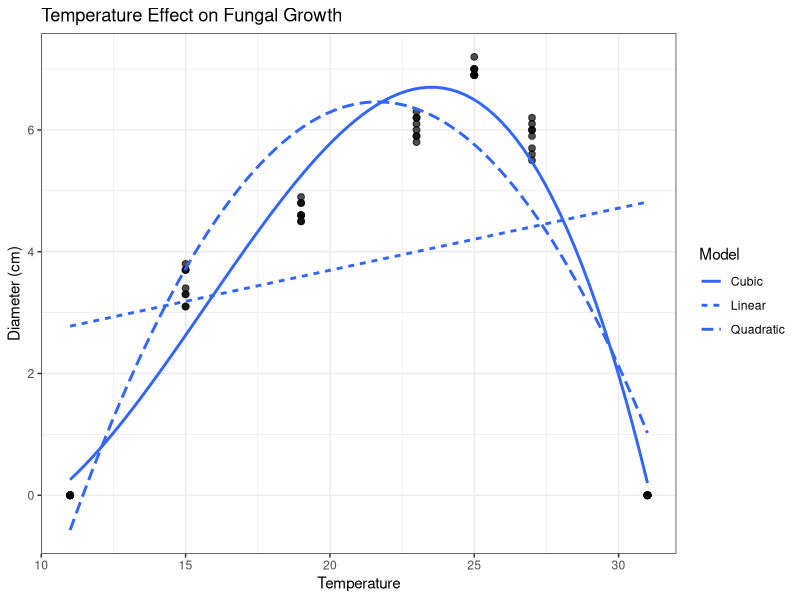
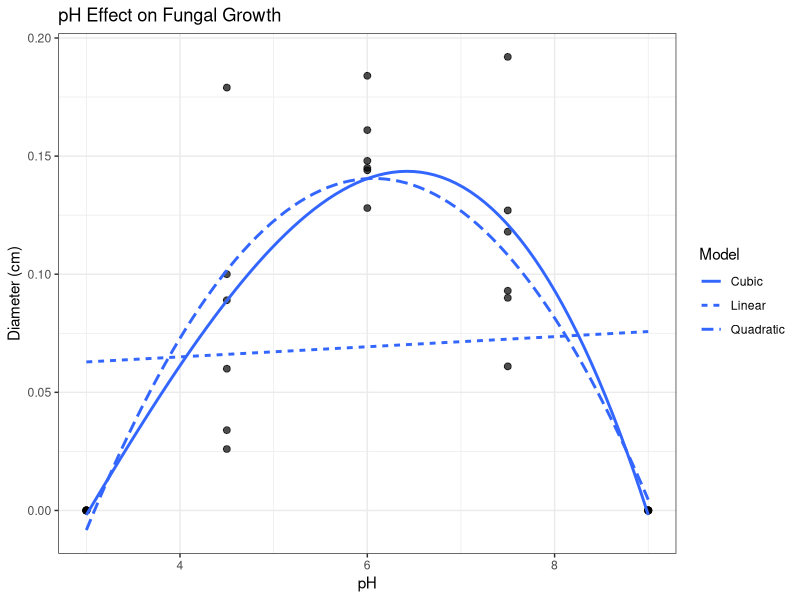
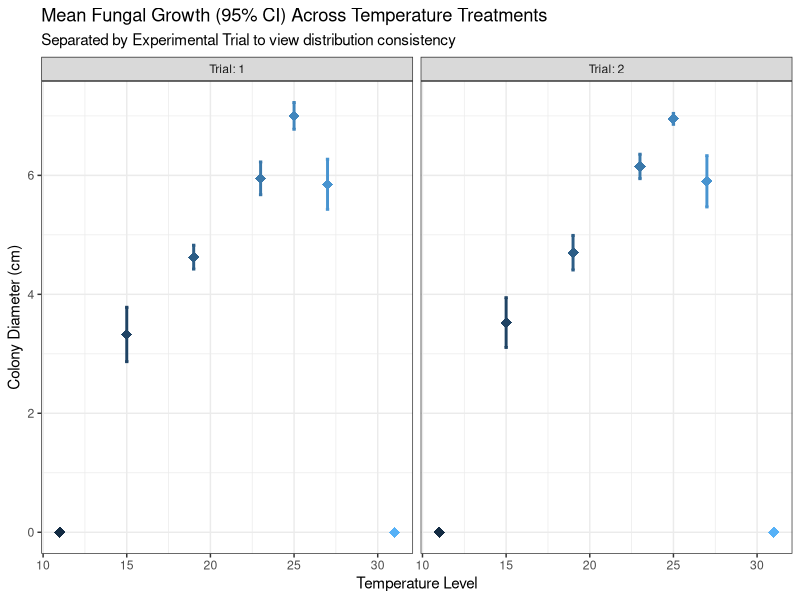
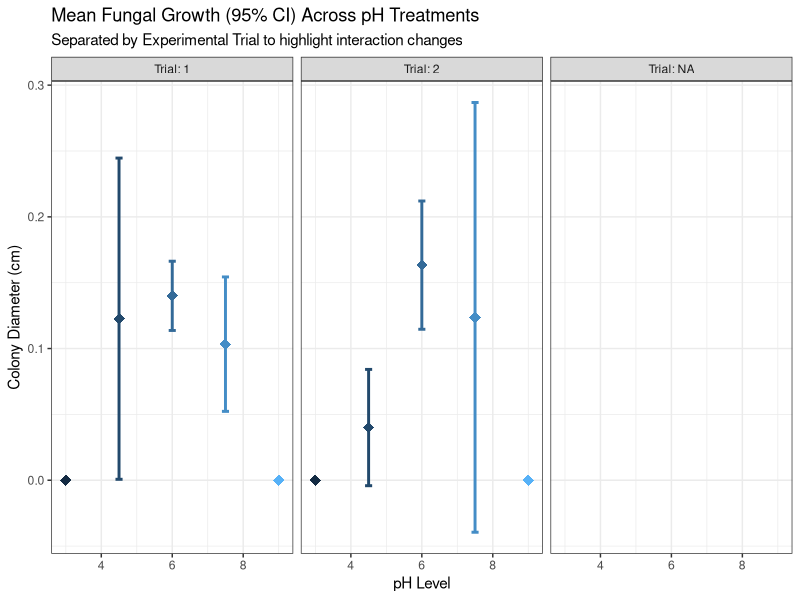
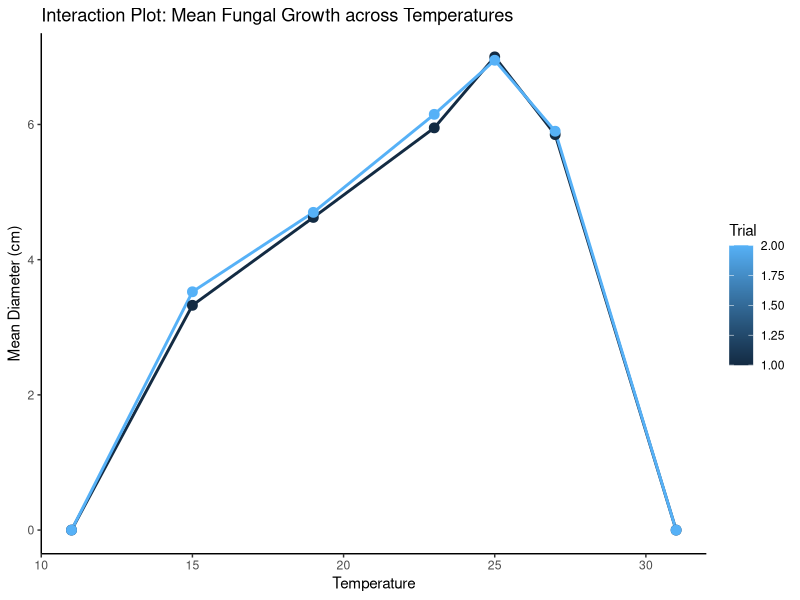
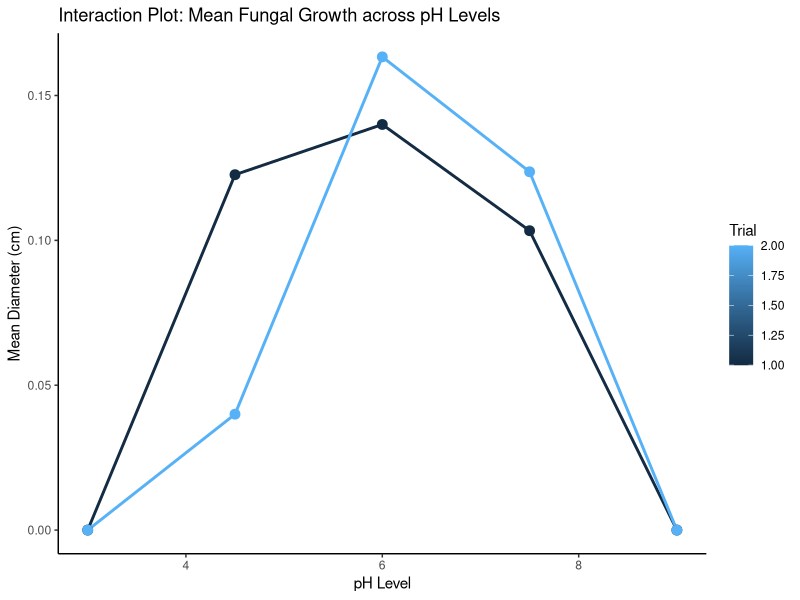
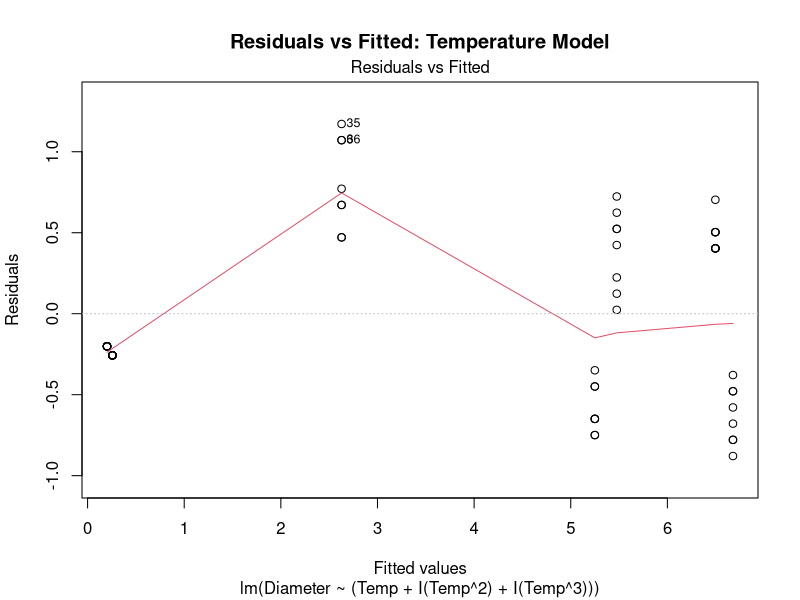
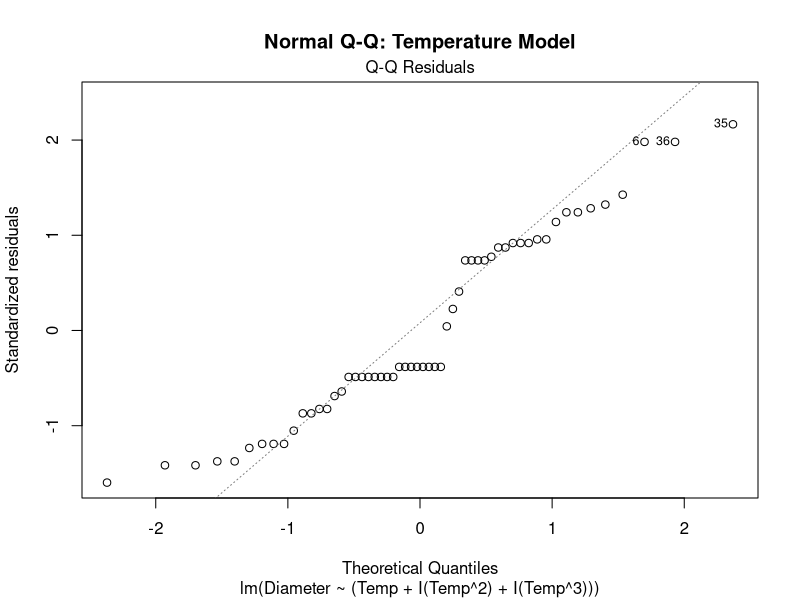

Reproduce these figures in R, in order.
## ---- chunk 1
# install.packages("readxl")
# install.packages("ggplot2")
# install.packages("dplyr")
# install.packages("car")
library(readxl)
library(ggplot2)
library(dplyr)
library(car)
## ---- chunk 2
# Set working directory if needed
# setwd("your/path/here")

# Read Excel file
temp <- read.csv("temp.csv")
ph <- read.csv("ph.csv")
temp_data <- temp[0:4]
ph_data <- ph[0:4]

# Ensure 'trial' and the treatment variables are factors for ANOVA
temp_data$Trial <- as.numeric(temp_data$Trial)
temp_data$Temp  <- as.numeric(temp_data$Temp)

ph_data$Trial <- as.numeric(ph_data$Trial)
ph_data$pH    <- as.numeric(ph_data$pH)

names(temp_data)[names(temp_data) == "Diameter..cm."] <- "Diameter"
names(ph_data)[names(ph_data) == "Diameter..cm."] <- "Diameter"

head(temp_data)
head(ph_data)
## ---- chunk 3
ggplot(temp_data, aes(x = Temp, y = Diameter)) +

  geom_point(size = 2, alpha = 0.7) +

  # Linear
  geom_smooth(
    method = "lm",
    formula = y ~ x,
    aes(linetype = "Linear"),
    se = FALSE
  ) +

  # Quadratic
  geom_smooth(
    method = "lm",
    formula = y ~ poly(x, 2),
    aes(linetype = "Quadratic"),
    se = FALSE
  ) +

  # Cubic
  geom_smooth(
    method = "lm",
    formula = y ~ poly(x, 3),
    aes(linetype = "Cubic"),
    se = FALSE
  ) +

  labs(
    title = "Temperature Effect on Fungal Growth",
    x = "Temperature",
    y = "Diameter (cm)",
    linetype = "Model"
  ) +

  theme_bw()
## ---- chunk 4
ggplot(ph_data, aes(x = pH, y = Diameter)) +

  geom_point(size = 2, alpha = 0.7) +

  geom_smooth(
    method = "lm",
    formula = y ~ x,
    aes(linetype = "Linear"),
    se = FALSE
  ) +

  geom_smooth(
    method = "lm",
    formula = y ~ poly(x, 2),
    aes(linetype = "Quadratic"),
    se = FALSE
  ) +

  geom_smooth(
    method = "lm",
    formula = y ~ poly(x, 3),
    aes(linetype = "Cubic"),
    se = FALSE
  ) +

  labs(
    title = "pH Effect on Fungal Growth",
    x = "pH",
    y = "Diameter (cm)",
    linetype = "Model"
  ) +

  theme_bw()
## ---- chunk 5
# For Temperature Data: Clear Mean + 95% CI Plot broken down by Trial panels
ggplot(temp_data, aes(x = Temp, y = Diameter, color = Temp)) +
  stat_summary(fun.data = mean_cl_normal, geom = "errorbar", width = 0.2, size = 1) +
  stat_summary(fun = mean, geom = "point", size = 3.5, shape = 18) +
  facet_grid(. ~ Trial, labeller = label_both) +
  labs(
    title = "Mean Fungal Growth (95% CI) Across Temperature Treatments",
    subtitle = "Separated by Experimental Trial to view distribution consistency",
    x = "Temperature Level",
    y = "Colony Diameter (cm)"
  ) +
  theme_bw() +
  theme(legend.position = "none") # Legend hidden because x-axis already displays temperature labels

# For pH Data: Clear Mean + 95% CI Plot broken down by Trial panels
ggplot(ph_data, aes(x = pH, y = Diameter, color = pH)) +
  stat_summary(fun.data = mean_cl_normal, geom = "errorbar", width = 0.2, size = 1) +
  stat_summary(fun = mean, geom = "point", size = 3.5, shape = 18) +
  facet_grid(. ~ Trial, labeller = label_both) +
  labs(
    title = "Mean Fungal Growth (95% CI) Across pH Treatments",
    subtitle = "Separated by Experimental Trial to highlight interaction changes",
    x = "pH Level",
    y = "Colony Diameter (cm)"
  ) +
  theme_bw() +
  theme(legend.position = "none")
## ---- chunk 6
# Temperature Interaction Plot
ggplot(temp_data, aes(x = as.numeric(as.character(Temp)), y = Diameter, color = Trial, group = Trial)) +
  stat_summary(fun = mean, geom = "line", size = 1) +
  stat_summary(fun = mean, geom = "point", size = 3) +
  labs(title = "Interaction Plot: Mean Fungal Growth across Temperatures",
       x = "Temperature",
       y = "Mean Diameter (cm)") +
  theme_classic()

# pH Interaction Plot
ggplot(ph_data, aes(x = as.numeric(as.character(pH)), y = Diameter, color = Trial, group = Trial)) +
  stat_summary(fun = mean, geom = "line", size = 1) +
  stat_summary(fun = mean, geom = "point", size = 3) +
  labs(title = "Interaction Plot: Mean Fungal Growth across pH Levels",
       x = "pH Level",
       y = "Mean Diameter (cm)") +
  theme_classic()
## ---- chunk 7
# # Filter for rows where Diameter is NOT equal to 0
# temp_data <- temp_data %>% filter(Diameter != 0)
# ph_data   <- ph_data   %>% filter(Diameter != 0)
## ---- chunk 8
# 2. Fit basic quadratic model (No Trial factor included)
temp_model <- lm(Diameter ~ (Temp + I(Temp^2) + I(Temp^3)) * Trial, data = temp_data)

# 3. Print evaluation outputs
cat("\n--- Temperature Model Summary ---\n")
print(summary(temp_model))

cat("\n--- ANOVA Table for Temperature Regression ---\n")
print(anova(temp_model))

temp_model_final <- lm(Diameter ~ (Temp + I(Temp^2) + I(Temp^3)), data = temp_data)


# 4. Check assumptions
plot(temp_model_final, which = 1, main = "Residuals vs Fitted: Temperature Model")
plot(temp_model_final, which = 2, main = "Normal Q-Q: Temperature Model")

## ---- chunk 9
cat("\n--- Temperature Model Summary ---\n")
print(summary(temp_model_final))

cat("\n--- ANOVA Table for Temperature Regression ---\n")
print(anova(temp_model_final))
## ---- chunk 10
# 1. Scale-Location Plot (Homoscedasticity)
# Look for a flat horizontal red line with random point spread
plot(temp_model_final, which = 3, main = "Scale-Location: Temperature Model")

# 2. Cook's Distance (Influential Points)
# Points 11, 13, and 37 appeared in your other plots; 
# check if they exceed the dotted red threshold here.
plot(temp_model_final, which = 4, main = "Cook's Distance: Temperature Model")

# 3. Durbin-Watson Test (Independence)
# Requires the 'car' package
# A result around 2.0 suggests independence.
if(!require(car)) install.packages("car")
library(car)
durbinWatsonTest(temp_model_final)

# 4. Shapiro-Wilk Test (Formal Normality Check)
# A p-value > 0.05 means your residuals are normally distributed.
shapiro.test(residuals(temp_model_final))
## ---- chunk 11

# 2. Fit specific model: Linear interaction with Trial + Global Quadratic term
ph_model <- lm(Diameter ~ (pH + I(pH^2)) * Trial, data = ph_data)

# 3. Print evaluation outputs
cat("\n--- pH Model Summary ---\n")
print(summary(ph_model))

cat("\n--- ANOVA Table for pH Regression ---\n")
print(anova(ph_model))
## ---- chunk 12

# 4. Check assumptions
plot(ph_model, which = 1, main = "Residuals vs Fitted: pH Model")
plot(ph_model, which = 2, main = "Normal Q-Q: pH Model")
plot(ph_model, which = 3, main = "Scale-Location: pH Level Model")

# 2. Cook's Distance (Influential Points)
# Points 11, 13, and 37 appeared in your other plots; 
# check if they exceed the dotted red threshold here.
plot(ph_model, which = 4, main = "Cook's Distance: pH Level Model")

# 3. Durbin-Watson Test (Independence)
# Requires the 'car' package
# A result around 2.0 suggests independence.
if(!require(car)) install.packages("car")
library(car)
durbinWatsonTest(ph_model)

# 4. Shapiro-Wilk Test (Formal Normality Check)
# A p-value > 0.05 means your residuals are normally distributed.
shapiro.test(residuals(ph_model))
## ---- chunk 13
ph_model_final <- lm(Diameter ~ (pH)+ I(pH^2), data = ph_data)
## ---- chunk 14
cat("\n--- pH level Model Summary ---\n")
print(summary(ph_model_final))

cat("\n--- ANOVA Table for pH level Regression ---\n")
print(anova(ph_model_final))
